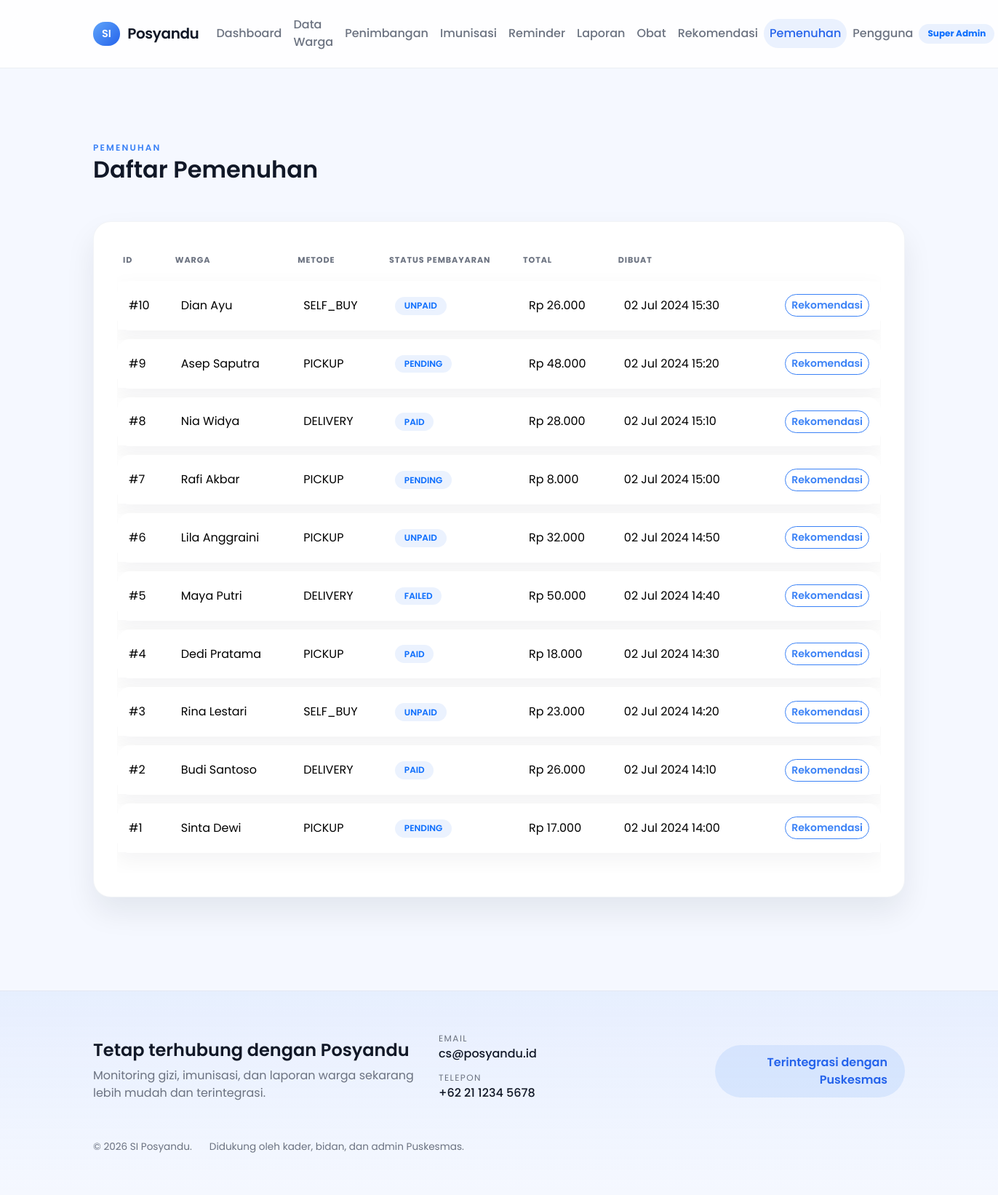
Screenshot of /public/index.php?page=fulfillment-orders (signed in) with the database file from the repository.
### tables this page shows
CREATE TABLE fulfillment_orders (
    id INT AUTO_INCREMENT PRIMARY KEY,
    recommendation_id INT NOT NULL,
    resident_id INT NOT NULL,
    fulfillment_method ENUM('PICKUP','DELIVERY','SELF_BUY') NOT NULL,
    address TEXT NULL,
    delivery_fee INT NOT NULL DEFAULT 0,
    total_amount INT NOT NULL DEFAULT 0,
    payment_status ENUM('UNPAID','PENDING','PAID','FAILED') NOT NULL DEFAULT 'UNPAID',
    midtrans_order_id VARCHAR(190) NULL,
    created_at TIMESTAMP DEFAULT CURRENT_TIMESTAMP,
    CONSTRAINT fk_fulfillment_rec FOREIGN KEY (recommendation_id) REFERENCES recommendations(id) ON DELETE CASCADE,
    CONSTRAINT fk_fulfillment_resident FOREIGN KEY (resident_id) REFERENCES residents(id) ON DELETE CASCADE
);

CREATE TABLE residents (
    id INT AUTO_INCREMENT PRIMARY KEY,
    name VARCHAR(120) NOT NULL,
    nik VARCHAR(20) NOT NULL UNIQUE,
    family_number VARCHAR(20) NOT NULL,
    address TEXT NOT NULL,
    phone VARCHAR(20) NOT NULL,
    birth_date DATE NOT NULL,
    gender ENUM('male', 'female') NOT NULL,
    category ENUM('pregnant', 'toddler', 'elderly') NOT NULL,
    created_at TIMESTAMP DEFAULT CURRENT_TIMESTAMP
);

### app/Controllers/FulfillmentController.php (called while the page is built, shortened)
<?php
class FulfillmentController
{
    private FulfillmentOrder $fulfillments;
    public function __construct()
    {
        $this->fulfillments = new FulfillmentOrder();
    }
    public function adminIndex(): void
    {
        $orders = $this->fulfillments->listAll();
        include __DIR__ . '/../Views/admin/fulfillment_orders.php';
    }
}

### app/bootstrap.php (called while the page is built, shortened)
<?php
require_once __DIR__ . '/Helpers.php';
require_once __DIR__ . '/Database.php';
spl_autoload_register(function ($class) {
    $paths = [
        __DIR__ . '/Controllers/' . $class . '.php',
        __DIR__ . '/Models/' . $class . '.php',
        __DIR__ . '/Libraries/' . $class . '.php',
    ];
    foreach ($paths as $path) {
        if (file_exists($path)) {
            return;
        }
    }
});

### app/Database.php (called while the page is built, shortened)
<?php
class Database
{
    private static ?\PDO $instance = null;
    public static function getInstance(): \PDO
    {
        if (self::$instance === null) {
            $db = config('db');
            $dsn = sprintf(
                'mysql:host=%s;port=%s;dbname=%s;charset=%s',
                $db['host'],
                $db['port'],
                $db['database'],
                $db['charset']
            );
            try {
                self::$instance = new \PDO($dsn, $db['username'], $db['password'], [
                    \PDO::ATTR_ERRMODE => \PDO::ERRMODE_EXCEPTION,
                    \PDO::ATTR_DEFAULT_FETCH_MODE => \PDO::FETCH_ASSOC,
                ]);
            } catch (\PDOException $e) {
                if (str_contains($e->getMessage(), 'Unknown database')) {
                    self::createDatabase($db);
                    self::$instance = new \PDO($dsn, $db['username'], $db['password'], [
                        \PDO::ATTR_ERRMODE => \PDO::ERRMODE_EXCEPTION,
                        \PDO::ATTR_DEFAULT_FETCH_MODE => \PDO::FETCH_ASSOC,
                    ]);
                } else {
                    throw $e;
                }
            }
        }
        return self::$instance;
    }
}

### app/Models/BaseModel.php (called while the page is built, shortened)
<?php
abstract class BaseModel
{
    public function __construct()
    {
        $this->db = Database::getInstance();
    }
}

### app/Models/FulfillmentOrder.php (called while the page is built, shortened)
<?php
class FulfillmentOrder extends BaseModel
{
    public function listAll(): array
    {
        $query = 'SELECT fo.*, r.notes, r.status AS recommendation_status, res.name AS resident_name, res.nik, res.phone FROM fulfillment_orders fo JOIN recommendations r ON r.id = fo.recommendation_id JOIN residents res ON res.id = fo.resident_id ORDER BY fo.created_at DESC';
        return $this->db->query($query)->fetchAll();
    }
}

### app/config.php (called while the page is built)
<?php
return [
    'db' => [
        'host' => '127.0.0.1',
        'port' => '3306',
        'database' => 'si_posyandu',
        'username' => 'root',
        'password' => '',
        'charset' => 'utf8mb4',
    ],
    'app' => [
        'base_url' => getenv('APP_BASE_URL') ?: '',
        'name' => 'SI Posyandu',
        'timezone' => getenv('APP_TIMEZONE') ?: 'Asia/Jakarta'
    ],
    'midtrans' => [
        'server_key' => getenv('MIDTRANS_SERVER_KEY') ?: '',
        'client_key' => getenv('MIDTRANS_CLIENT_KEY') ?: '',
        'is_production' => getenv('MIDTRANS_IS_PRODUCTION') === 'true'
    ]
];

### app/Helpers.php (called while the page is built, shortened)
<?php
function app_config(): array
{
    static $config;
    if ($config === null) {
        $config = require __DIR__ . '/config.php';
    }
    return $config;
}
function config(?string $key = null, $default = null)
{
    $config = app_config();
    $segments = explode('.', $key);
    $value = $config;
    foreach ($segments as $segment) {
        $value = $value[$segment];
    }
    return $value;
}
function app_base_path(): string
{
    $base = trim((string) config('app.base_url', ''));
    if ($base === '' || $base === '/') {
        $scriptName = $_SERVER['SCRIPT_NAME'] ?? '/index.php';
        $dir = str_replace('\\', '/', dirname($scriptName));
        return rtrim($dir, '/');
    }
    return '/' . ltrim(rtrim($base, '/'), '/');
}
function app_entry_script(): string
{
    $base = app_base_path();
    $scriptName = $_SERVER['SCRIPT_NAME'] ?? '/index.php';
    return $base . '/index.php';
}
function url(string $path = ''): string
{
    $base = app_base_path();
    if ($path[0] === '?') {
        return app_entry_script() . $path;
    }
    $prefix = $base === '' ? '' : rtrim($base, '/');
    return $prefix . '/' . ltrim($path, '/');
}

### app/Views/admin/fulfillment_orders.php (the view)
<?php include __DIR__ . '/../layouts/header.php'; ?>
<section class="section">
    <div class="container">
        <div class="section-header d-flex justify-content-between align-items-center flex-wrap gap-2">
            <div>
                <span class="section-eyebrow">Pemenuhan</span>
                <h2 class="section-title">Daftar Pemenuhan</h2>
            </div>
        </div>
        <div class="surface-card">
            <div class="surface-body">
                <?php if (!empty($orders)): ?>
                    <div class="table-responsive">
                        <table class="table table-modern align-middle">
                            <thead>
                                <tr>
                                    <th>ID</th>
                                    <th>Warga</th>
                                    <th>Metode</th>
                                    <th>Status Pembayaran</th>
                                    <th>Total</th>
                                    <th>Dibuat</th>
                                    <th></th>
                                </tr>
                            </thead>
                            <tbody>
                                <?php foreach ($orders as $order): ?>
                                    <tr>
                                        <td>#<?= htmlspecialchars($order['id']) ?></td>
                                        <td><?= htmlspecialchars($order['resident_name']) ?></td>
                                        <td><?= htmlspecialchars($order['fulfillment_method']) ?></td>
                                        <td><span class="badge bg-soft-primary text-primary"><?= htmlspecialchars($order['payment_status']) ?></span></td>
                                        <td>Rp <?= number_format((int) $order['total_amount'], 0, ',', '.') ?></td>
                                        <td><?= date('d M Y H:i', strtotime($order['created_at'])) ?></td>
                                        <td class="text-end">
                                            <a class="btn btn-sm btn-outline-primary" href="<?= url('?page=recommendation-detail&id=' . $order['recommendation_id']) ?>">Rekomendasi</a>
                                        </td>
                                    </tr>
                                <?php endforeach; ?>
                            </tbody>
                        </table>
                    </div>
                <?php else: ?>
                    <p class="text-muted mb-0">Belum ada data pemenuhan.</p>
                <?php endif; ?>
            </div>
        </div>
    </div>
</section>
<?php include __DIR__ . '/../layouts/footer.php'; ?>

### public/assets/css/styles.css (style rules this page uses)
:root { --primary: #3b82f6; --primary-dark: #2563eb; --primary-soft: rgba(59, 130, 246, 0.1); --success: #16a34a; --success-soft: rgba(22, 163, 74, 0.12); --warning: #f97316; --warning-soft: rgba(249, 115, 22, 0.12); --info-soft: rgba(59, 130, 246, 0.14); --bg-surface: #ffffff; --bg-page: #f5f8ff; --text-primary: #111827; --text-muted: #6b7280; --border: #e5e7eb; --shadow: 0 20px 40px rgba(15, 23, 42, 0.08); --radius-lg: 28px; }
* { box-sizing: border-box; }
body { font-family: 'Poppins', sans-serif; background: var(--bg-page); color: var(--text-primary); min-height: 100vh; }
.app-body--authenticated { background: var(--bg-page); }
.btn-outline-primary { border-radius: 999px; border: 1px solid var(--primary); color: var(--primary); font-weight: 600; }
.section { padding: 4rem 0; }
.section-header { margin-bottom: 2.5rem; }
.section-eyebrow { text-transform: uppercase; letter-spacing: 0.18em; font-size: 0.75rem; font-weight: 600; color: var(--primary); }
.section-title { font-size: 2rem; font-weight: 600; margin-bottom: 0.75rem; }
.surface-card { background: var(--bg-surface); border-radius: 24px; box-shadow: var(--shadow); border: 1px solid rgba(148, 163, 184, 0.12); }
.surface-body { padding: 1.5rem 2rem 2rem; }
.table-modern { border-collapse: separate; border-spacing: 0 0.75rem; }
.table-modern thead th { border: none; text-transform: uppercase; font-size: 0.7rem; color: var(--text-muted); letter-spacing: 0.08em; }
.table-modern tbody tr { background: #fff; box-shadow: 0 10px 30px rgba(15, 23, 42, 0.05); }
.table-modern tbody td { border: none; vertical-align: middle; padding: 1.15rem 1rem; }
.table-modern tbody tr td:first-child { border-top-left-radius: 18px; border-bottom-left-radius: 18px; }
.table-modern tbody tr td:last-child { border-top-right-radius: 18px; border-bottom-right-radius: 18px; }
.table-modern .badge { font-weight: 600; padding: 0.4rem 0.8rem; border-radius: 999px; }
.badge.bg-soft-primary { background: var(--primary-soft); color: var(--primary-dark); }

### rows the page displays
fulfillment_orders: id "10", resident.name "Dian Ayu", fulfillment_method "SELF_BUY", payment_status "UNPAID", total_amount "26.000", created_at "02 Jul 2024 15:30"
fulfillment_orders: id "9", resident.name "Asep Saputra", fulfillment_method "PICKUP", payment_status "PENDING", total_amount "48.000", created_at "02 Jul 2024 15:20"
fulfillment_orders: id "8", resident.name "Nia Widya", fulfillment_method "DELIVERY", payment_status "PAID", total_amount "28.000", created_at "02 Jul 2024 15:10"
fulfillment_orders: id "7", resident.name "Rafi Akbar", fulfillment_method "PICKUP", payment_status "PENDING", total_amount "8.000", created_at "02 Jul 2024 15:00"
fulfillment_orders: id "6", resident.name "Lila Anggraini", fulfillment_method "PICKUP", payment_status "UNPAID", total_amount "32.000", created_at "02 Jul 2024 14:50"
fulfillment_orders: id "5", resident.name "Maya Putri", fulfillment_method "DELIVERY", payment_status "FAILED", total_amount "50.000", created_at "02 Jul 2024 14:40"
fulfillment_orders: id "4", resident.name "Dedi Pratama", fulfillment_method "PICKUP", payment_status "PAID", total_amount "18.000", created_at "02 Jul 2024 14:30"
fulfillment_orders: id "3", resident.name "Rina Lestari", fulfillment_method "SELF_BUY", payment_status "UNPAID", total_amount "23.000", created_at "02 Jul 2024 14:20"
fulfillment_orders: id "2", resident.name "Budi Santoso", fulfillment_method "DELIVERY", payment_status "PAID", total_amount "26.000", created_at "02 Jul 2024 14:10"
fulfillment_orders: id "1", resident.name "Sinta Dewi", fulfillment_method "PICKUP", payment_status "PENDING", total_amount "17.000", created_at "02 Jul 2024 14:00"

### other values shown
str_replace('_', ' ', $currentUser['role']) "Super Admin"
config('app.name', 'SI Posyandu') "SI Posyandu"
